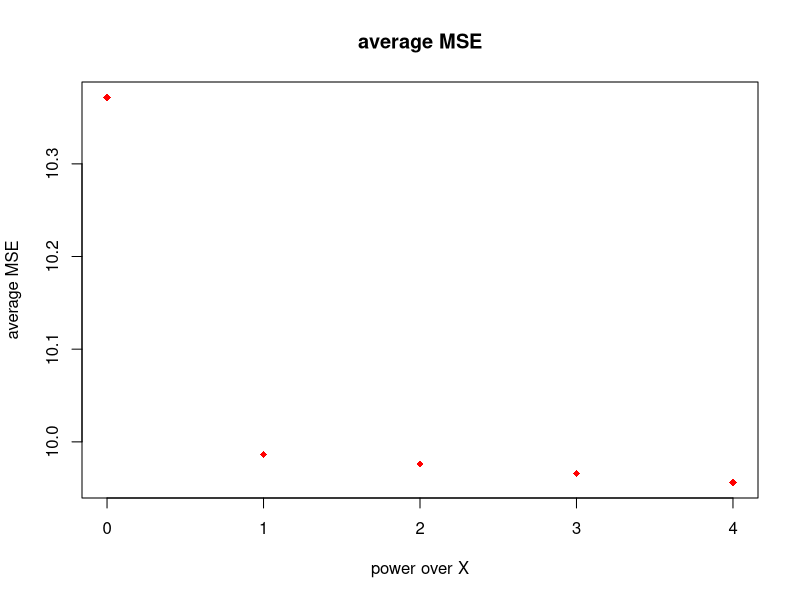
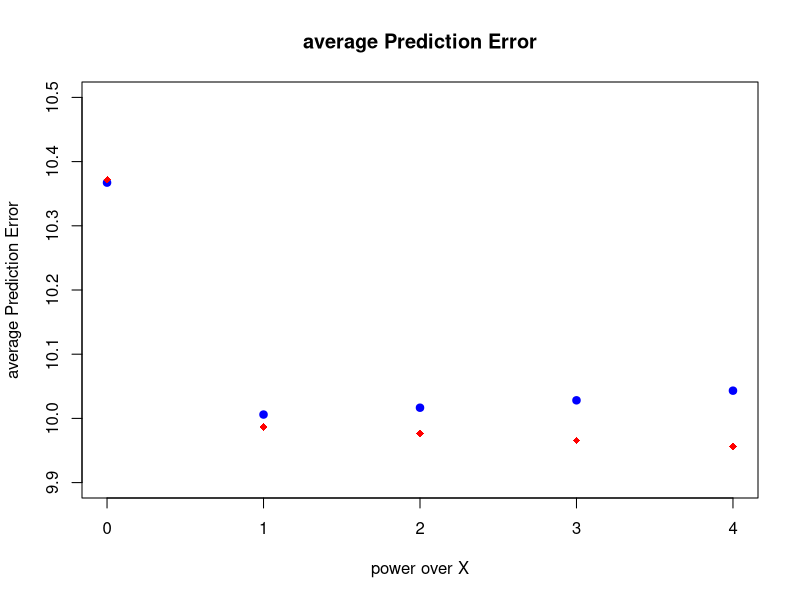

Write the R code that produced these figures, in order.
################# Exercise 1 #######################
################### a, training sample
set.seed(55)
N <- 1000
X1 <- rep(1,N)
X2 <- rnorm(N,0,sqrt(1.5))
e <- rnorm(N,0,sqrt(10))
beta <- c(5,-0.5)
X <- cbind(X1,X2)
Y <- X%*%beta + e
training <- data.frame(X,Y)

####################### b, test sample
X10 <- rep(1,N)
X20 <- rnorm(N,0,sqrt(1.5))
e0 <- rnorm(N,0,sqrt(10))
X0 <- cbind(X10,X20)
Y0 <- X0%*%beta + e0
testdata <- data.frame(X0,Y0)

############ c, beta_hat is calculated by training sample
beta_hat <- solve(t(X)%*%X)%*%t(X)%*%Y
beta_hat

##################### d, 
## training MSE
fX_hat <- X%*%beta_hat ## predicted by training data 
deviation <- Y-fX_hat
MSE <- sum(deviation^2)/N
MSE
## Average prediction error
fX_hat0 <- X0%*%beta_hat # predicted by test data
deviation <- Y0-fX_hat0
PE <- mean(deviation^2)
PE

########################  e, 
## at first calculate polynomial for X2 and X20
X2_2 <- X2^2
X2_3 <- X2^3
X2_4 <- X2^4
X20_2 <- X20^2
X20_3 <- X20^3
X20_4 <- X20^4
Polyno <- data.frame(X1,X2,X2_2,X2_3,X2_4) #training data
Polyno0 <- data.frame(X1,X20,X20_2,X20_3,X20_4)#test data

X_loop <- c()

#because if we include X2^0 and X1 into function, there
# is multicolinearity, thus for the case of X2^0, I
# choose to drop constant term X1
X_loop0 <- c()
targets <- matrix(0,5,2)
beta_hats <- c()

# this loop first computes new beta_hat vector, then 
# use this to compute MSE and avg.prediction error
for (i in 1:5) {
  X_loop <- cbind(X_loop,Polyno[,i])
  beta_hats <- solve(t(X_loop)%*%X_loop)%*%t(X_loop)%*%Y
  
  fX_hat <- X_loop%*%beta_hats
  deviation <- Y-fX_hat
  targets[i,1] <- sum(deviation^2)/N
  
  X_loop0 <- cbind(X_loop0,Polyno0[,i])
  fX_hat0 <- X_loop0%*%beta_hats 
  deviation0 <- Y0-fX_hat0
  targets[i,2] <-  mean(deviation0^2)
}
colnames(targets) <- c("MSE","avg.P.E")
rownames(targets) <- c("X^0","X^1","X^2","X^3","X^4")
targets
################# exercise 2  #####################
##################### a & b, 
set.seed(100)
N <- 1000
T <- 1000
result <- matrix(NA,T,2)
X1 <- rep(1,N)
X10 <- rep(1,N)
beta <- c(5,-0.5)
# loop for 1000 times simulation creating 1000 MSE and PE
for (i in 1:T) {
X2 <- rnorm(N,0,sqrt(1.5))
e <- rnorm(N,0,sqrt(10))
X <- cbind(X1,X2)
Y <- X%*%beta + e
X20 <- rnorm(N,0,sqrt(1.5))
e0 <- rnorm(N,0,sqrt(10))
X0 <- cbind(X10,X20)
Y0 <- X0%*%beta + e0
beta_hat <- solve(t(X)%*%X)%*%t(X)%*%Y
fX_hat <- X%*%beta_hat 
deviation <- Y-fX_hat
result[i,1] <- sum(deviation^2)/N
fX_hat0 <- X0%*%beta_hat 
deviation <- Y0-fX_hat0
result[i,2] <- mean(deviation^2)
}
colnames(result) <- c("MSE","avg.P.E")
## the answer of b
avg <- c(mean(result[,1]),mean(result[,2]))
avg

######################## c, 
###################################################
set.seed(100)
N <- 1000
T <- 1000
targets_MSE <- matrix(NA,T,5)
targets_PE <- matrix(NA,T,5)
X1 <- rep(1,N)
X10 <- rep(1,N)
beta <- c(5,-0.5)

for (i in 1:T) {
  X2 <- rnorm(N,0,sqrt(1.5))
  e <- rnorm(N,0,sqrt(10))
  X <- cbind(X1,X2)
  Y <- X%*%beta + e
  X20 <- rnorm(N,0,sqrt(1.5))
  e0 <- rnorm(N,0,sqrt(10))
  X0 <- cbind(X10,X20)
  Y0 <- X0%*%beta + e0
  X2_2 <- X2^2
  X2_3 <- X2^3
  X2_4 <- X2^4
  X20_2 <- X20^2
  X20_3 <- X20^3
  X20_4 <- X20^4
  Polyno <- data.frame(X1,X2,X2_2,X2_3,X2_4) 
  Polyno0 <- data.frame(X1,X20,X20_2,X20_3,X20_4)
  X_loop <- c()
  X_loop0 <- c()
  beta_hats <- c()
  for (z in 1:5) {
    X_loop <- cbind(X_loop,Polyno[,z])
    beta_hats <- solve(t(X_loop)%*%X_loop)%*%t(X_loop)%*%Y
    
    fX_hat <- X_loop%*%beta_hats
    deviation <- Y-fX_hat
    targets_MSE[i,z] <- sum(deviation^2)/N
    
    X_loop0 <- cbind(X_loop0,Polyno0[,z])
    fX_hat0 <- X_loop0%*%beta_hats 
    deviation0 <- Y0-fX_hat0
    targets_PE[i,z] <-  mean(deviation0^2)
  }}
colnames(result) <- c("MSE","avg.P.E")
colnames(targets_MSE) <- c("X^0","X^1","X^2","X^3","X^4")
colnames(targets_PE) <- c("X^0","X^1","X^2","X^3","X^4")
result_final <- matrix(0,5,2)
rownames(result_final) <- c("X^0",
                            "X^1","X^2","X^3","X^4")
colnames(result_final) <- c("MSE","avg.P.E")
for (i in 1:5) {
  result_final[i,1] <- mean(targets_MSE[,i])
  result_final[i,2] <- mean(targets_PE[,i])
}
result_final
plot(c(0:4),result_final[,1],pch=18,col='red',
     main='average MSE',xlab = 'power over X',
     ylab = 'average MSE')
plot(c(0:4),result_final[,2],col='blue',pch=19,
     main='average Prediction Error',
     xlab = 'power over X',
     ylab = 'average Prediction Error',
     ylim = c(9.9,10.5))
points(c(0:4),result_final[,1],pch=18,col='red')

# the initial setting of std in error term and sample size
# influences the deviation between MSE and PE 
# the fewer N, the higher overfitting
# the fewer e std, the lower overfitting
# lower x std, more precise estimating
# lower beta means lower explained varity of Y

# to show the correct objective of function, we need to
# compare different e term under different std to show it
# (by some standardized scaling e)
# in plot showing, we should keep everything in the same 
# scale 
# 
# 
# 
# 
# 
# 
# 
# 
# 
# 
# 
# 
# 
# 
# 
# 
# 
# 
# 
# 
# 
# 


